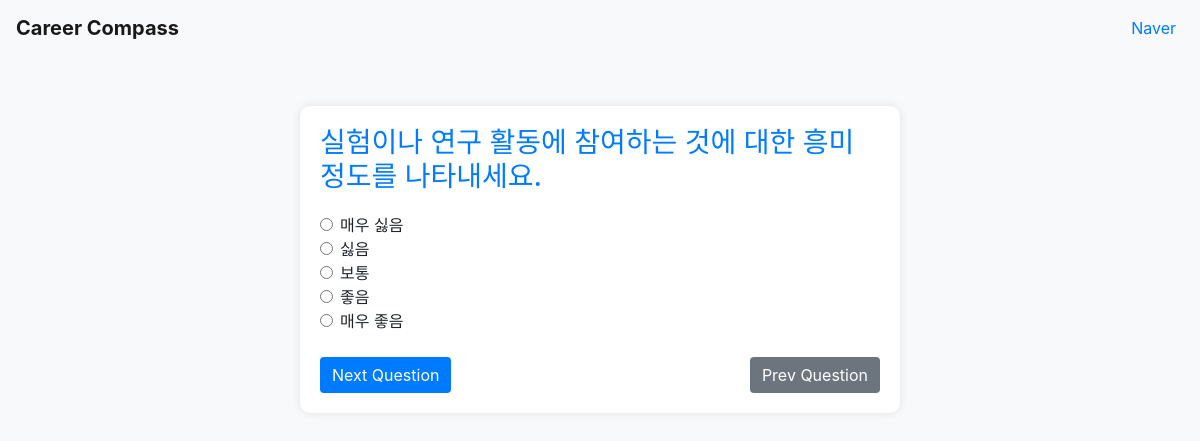
/polls/2/, run on an earlier commit of the app's database.
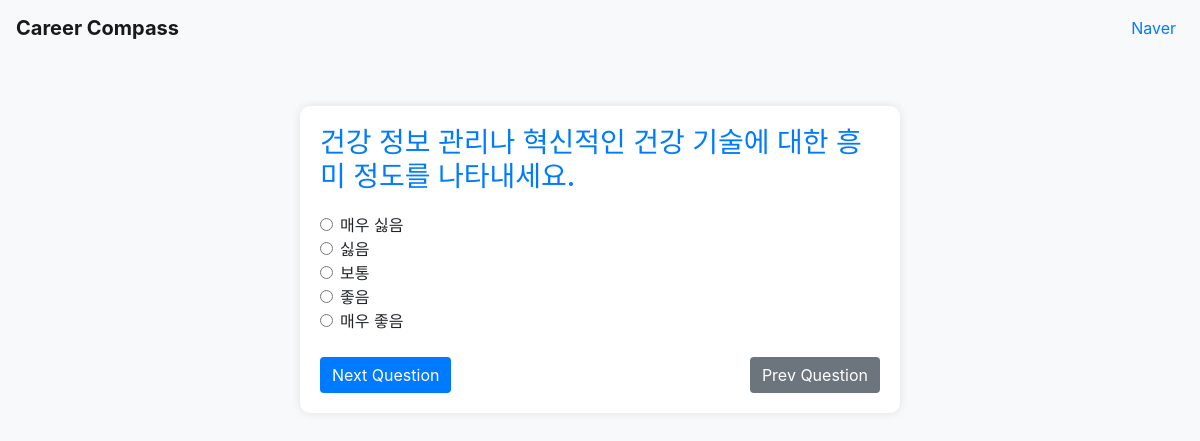
And on a later commit of the database.
### polls/models.py (models this page shows)
class Question(models.Model):
    question_text = models.CharField(max_length=200)
    question_code = models.IntegerField()

### polls/views.py (the view, shortened to what this page needs)
# urls.py: path('<int:question_id>/', PollView.as_view(), name='poll'),
class PollView(View):
    template_name = 'index.html'
    def get(self, request, question_id):
        question = get_object_or_404(Question, pk=question_id)
        return render(request, self.template_name, {'question': question, 'question_id': question_id})

### templates/index.html (shortened to what this page needs)
<!DOCTYPE html>
<html lang="en">
<head>
    <link rel="stylesheet" href="https://cdn.jsdelivr.net/npm/bootstrap@4.4.1/dist/css/bootstrap.min.css">
</head>
<body>
<nav class="navbar navbar-expand-lg navbar-light bg-light">
    <a class="navbar-brand" href="/">Career Compass</a>
    <div class="collapse navbar-collapse" id="navbarSupportedContent">
      <ul class="navbar-nav ml-auto">
        <li class="nav-item">
          <a class="nav-link" href="https://www.naver.com">Naver</a>
        </li>
      </ul>
    </div>
</nav>
<div class="form">
    <form method="post">
        <h3>{{ question.question_text }}</h3>
        <div class="form-check">
            <input class="form-check-input" type="radio" name="question_{{ question_id }}" value="1" id="choice1" required>
            <label class="form-check-label" for="choice1">매우 싫음</label>
        </div>
        <div class="form-check">
            <input class="form-check-input" type="radio" name="question_{{ question_id }}" value="2" id="choice2" required>
            <label class="form-check-label" for="choice2">싫음</label>
        </div>
        <div class="form-check">
            <input class="form-check-input" type="radio" name="question_{{ question_id }}" value="3" id="choice3" required>
            <label class="form-check-label" for="choice3">보통</label>
        </div>
        <div class="form-check">
            <input class="form-check-input" type="radio" name="question_{{ question_id }}" value="4" id="choice4" required>
            <label class="form-check-label" for="choice4">좋음</label>
        </div>
        <div class="form-check">
            <input class="form-check-input" type="radio" name="question_{{ question_id }}" value="5" id="choice5" required>
            <label class="form-check-label" for="choice5">매우 좋음</label>
        </div>
        <br>
        <div class="d-flex justify-content-between">
            <button type="submit" class="btn btn-primary">Next Question</button>
            {% if question_id > 1 %}
                <a href="{% url 'polls:poll' question_id=question_id|add:'-1' %}" class="btn btn-secondary">Prev Question</a>
            {% endif %}
        </div>
    </form>
</div>

### templates/index.html (style rules this page uses)
body { background-color: #f8f9fa; }
.navbar { background-color: #007bff; }
.navbar-brand { color: #ffffff; font-weight: bold; }
.navbar-nav .nav-item .nav-link { color: #007bff; }
.form { max-width: 600px; margin: 50px auto; background-color: #ffffff; padding: 20px; border-radius: 10px; box-shadow: 0 0 10px rgba(0, 0, 0, 0.1); }
h3 { margin-bottom: 20px; color: #007bff; }
.form-check-input { margin-right: 10px; }
button.btn-primary { background-color: #007bff; border: none; }
a.btn-secondary { background-color: #6c757d; border: none; }

What changed in the data, as far as the page shows it:
changed Question: question_text "실험이나 연구 활동에 참여하는 것에 대한 흥미 정도를 나타내세요." → "건강 정보 관리나 혁신적인 건강 기술에 대한 흥미 정도를 나타내세요."
